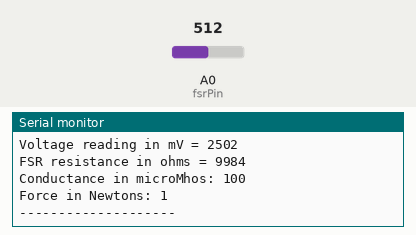
Bench run of a sketch on a simulated Arduino Uno, built with avr-gcc and run on an emulated ATmega328P. Parts: the last lines printed to the serial monitor. The inputs (shaded band) are chosen by the test bench; at power-on: A0 (fsrPin) = 512.

Above: at 10.8 s.
10.9 s: A0 (fsrPin) set to 0
At 21.2 s:
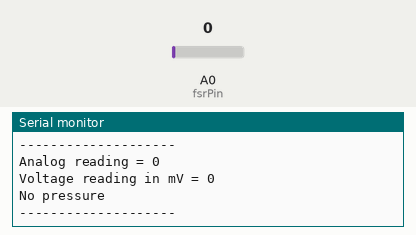
21.7 s: A0 (fsrPin) set to 122
At 31.1 s:
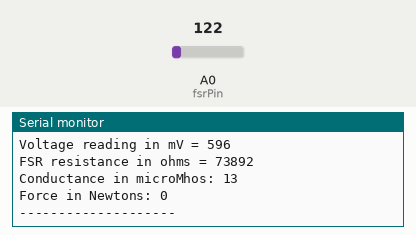
Timing chart, 0 to 32.6 s (numbered marks = the images above; inputs shaded):
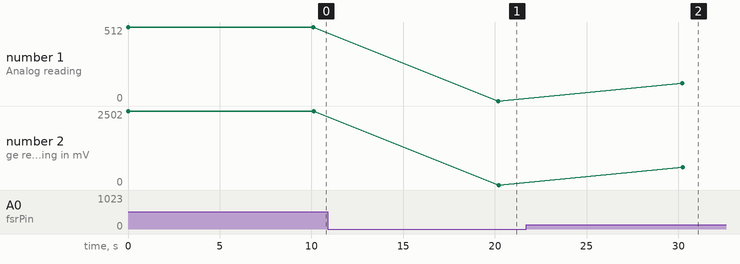

The sketch:

CodigoImpresa.ino
```cpp
/* FSR testing sketch.

Connect one end of FSR to power, the other end to Analog 0.
Then connect one end of a 10K resistor from Analog 0 to ground

For more information see www.ladyada.net/learn/sensors/fsr.html */

int fsrPin = 0;     // the FSR and 10K pulldown are connected to a0
int fsrReading;     // the analog reading from the FSR resistor divider
int fsrVoltage;     // the analog reading converted to voltage
unsigned long fsrResistance;  // The voltage converted to resistance, can be very big so make "long"
unsigned long fsrConductance;
long fsrForce;       // Finally, the resistance converted to force

void setup(void) {
  Serial.begin(9600);   // We'll send debugging information via the Serial monitor
}

void loop(void) {
  fsrReading = analogRead(fsrPin);
  Serial.print("Analog reading = ");
  Serial.println(fsrReading);

  // A leitura analógica varia de 0 a 1023, mapeando para 0V a 5V (5000mV)
  fsrVoltage = map(fsrReading, 0, 1023, 0, 5000);
  Serial.print("Voltage reading in mV = ");
  Serial.println(fsrVoltage);

  if (fsrVoltage == 0) {
    Serial.println("No pressure");
  } else {
    // Calculando a resistência do FSR
    // The voltage = Vcc * R / (R + FSR) where R = 10K and Vcc = 5V
    // so FSR = ((Vcc - V) * R) / V        yay math!
    fsrResistance = 5000 - fsrVoltage;      // Subtrai a tensão medida de 5V
    fsrResistance *= 10000;// Multiplica pelo resistor de 10K ohm
    fsrResistance /= fsrVoltage;// Divide pela tensão medida
    Serial.print("FSR resistance in ohms = ");
    Serial.println(fsrResistance);
    // Calculando a condutância (1 / resistência)
    fsrConductance = 1000000;//micromhos
    fsrConductance /= fsrResistance;
    Serial.print("Conductance in microMhos: ");
    Serial.println(fsrConductance);

    // Estimativa da força com base na condutância
    if (fsrConductance <= 1000) {
      fsrForce = fsrConductance / 80;
      Serial.print("Force in Newtons: ");
      Serial.println(fsrForce);
    } else {
      fsrForce = fsrConductance - 1000;
      fsrForce /= 30;
      Serial.print("Force in Newtons: ");
      Serial.println(fsrForce);
    }
  }
  Serial.println("--------------------");
  delay(10000);
}
```

Measured:
- after the input at 10.9 s, the serial monitor: prints a new line after 9.3 s (image 1)
- after the input at 21.7 s, the serial monitor: prints a new line after 8.5 s (image 2)
- plotted number 1: 512 → 0 after the input at 10.9 s, 0 → 122 after the input at 21.7 s
- plotted number 2: 2502 → 0 after the input at 10.9 s, 0 → 596 after the input at 21.7 s
